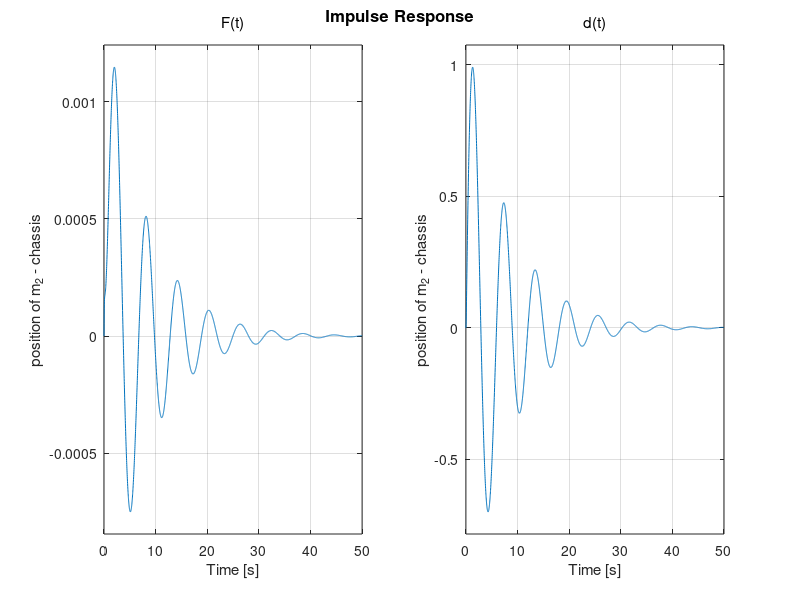

This figure's MATLAB source:
%%
%***************************************
% Suspension system
% -----------------
% Feedback control law + estimator
% Design via pole placement
%**************************************

clc
clear all


%% Parameters


k1 = 400; % Tyre stiffness constant
k2 = 600; % Spring stiffness constant
b =  550; % Damping constant of the suspension system
m1 = 28;  % Tyre and axle mass (unsprung)
m2 = 250; % 1/4 car body mass (sprung)


%******************
% System matrices
%******************

disp('System matrices:')


A = [      0            1           0           0   
     (-k1-k2)/m1     -b/m1       k2/m1        b/m1  
          0            0           0           1    
         k2/m2        b/m2      -k2/m2     -b/m2    ]
         

B = [ 0  
    -1/m1 
     0   
     1/m2]
 
B1 = [0
      k1/m1
      0
      0]

    
C = [0  0  1  0]
    
D = [0]

sys=ss(A,[B B1],C,[D 0]);
set(sys,'Inputname',{'F(t)','d(t)'})
set(sys,'Outputname',{'position of m_2 - chassis'})
impulse(sys)
%%
%************************
%Checking the stability
%************************
disp('Poles:')
eig (A)

%return
%%
%****************************************************
% Checking whether the system is controlable or not.
%****************************************************
CO = ctrb(A,B);
disp('Rank of the controllability matrix:');
rank(CO)

%%
%*************************************************
%Checking whether the system is observable or not
%*************************************************

Ob = obsv(A,C);
disp('Rank of the observability matrix');
rank(Ob)

%return
%% Controller design
%  Control law: u(t)= -K*x(t)

%******************************************
% Desire location of the closed-loop poles
%******************************************

%damping ratio
dr =  0.8; 
% Settling time: 7 seconds
ts = 7;

wn = 4.6/(dr*ts);
alpha = -dr*wn;
beta = wn*sqrt(1-dr^2);


%cl_poles= [alpha+beta*i alpha-beta*i 10*alpha 10*alpha]
cl_poles= [alpha+beta*i alpha-beta*i 10*alpha 10*alpha]

%**********************
%  Ackermann's method 
%**********************

disp('State feedback gain K computed via the Ackermann''s method:')
K=acker(A,B,cl_poles)

%return
%% Estimator design


%poles of the estimator
poles_estimator = 5 * cl_poles

%  factor =5;
%  dom = [factor*alpha factor*alpha];
%  poles_estimator = [dom 10*factor*alpha 10.2*factor*alpha]


% Computing the observer gain via the Ackermann's method
disp('Observer gain:')
L=acker(A',C',poles_estimator)'

% We get the same results if we use the place command
%L=place(A',C',poles_estimator)'

%%
%Initial conditions of the system
disp('Initial conditions:')
% x1 = 0.2 (mass m1), x2 = 0.1 (mass m2)
x0=[0.2 0 0.1 0]'




